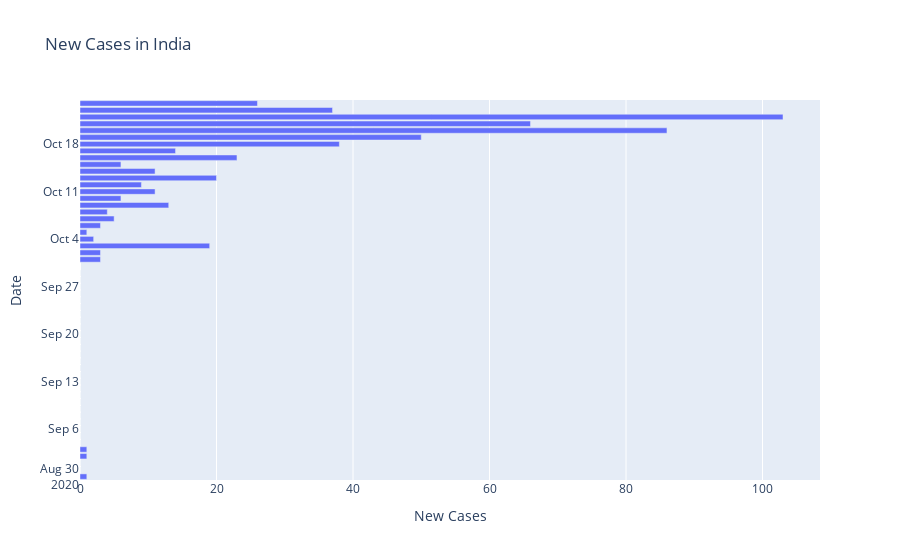

Here is the notebook cell this chart was saved with:
### Code cell
import plotly.express as px
pop = px.data.tips()
fig = px.bar(dbd_India, y="Date", x="New Cases",orientation="h", title='New Cases in India')
fig.show()

### Figure 1 — Plotly figure (JSON) as saved in the notebook; plotly's stock layout.template omitted (floating-point values rounded to 4 significant figures)
{"data": [{"alignmentgroup": "True", "hovertemplate": "New Cases=%{x}<br>Date=%{y}<extra></extra>", "legendgroup": "", "marker": {"color": "#636efa"}, "name": "", "offsetgroup": "", "orientation": "h", "showlegend": false, "textposition": "auto", "type": "bar", "x": [1, 0, 0, 1, 1, 0, 0, 0, 0, 0, 0, 0, 0, 0, 0, 0, 0, 0, 0, 0, 0, 0, 0, 0, 0, 0, 0, 0, 0, 0, 0, 0, 3, 3, 19, 2, 1, 3, 5, 4, 13, 6, 11, 9, 20, 11, 6, 23, 14, 38, 50, 86, 66, 103, 37, 26], "xaxis": "x", "y": ["2020-08-30T00:00:00", "2020-08-31T00:00:00", "2020-09-01T00:00:00", "2020-09-02T00:00:00", "2020-09-03T00:00:00", "2020-09-04T00:00:00", "2020-09-05T00:00:00", "2020-09-06T00:00:00", "2020-09-07T00:00:00", "2020-09-08T00:00:00", "2020-09-09T00:00:00", "2020-09-10T00:00:00", "2020-09-11T00:00:00", "2020-09-12T00:00:00", "2020-09-13T00:00:00", "2020-09-14T00:00:00", "2020-09-15T00:00:00", "2020-09-15T00:00:00", "2020-09-16T00:00:00", "2020-09-17T00:00:00", "2020-09-18T00:00:00", "2020-09-19T00:00:00", "2020-09-20T00:00:00", "2020-09-21T00:00:00", "2020-09-22T00:00:00", "2020-09-23T00:00:00", "2020-09-24T00:00:00", "2020-09-25T00:00:00", "2020-09-26T00:00:00", "2020-09-27T00:00:00", "2020-09-28T00:00:00", "2020-09-29T00:00:00", "2020-10-01T00:00:00", "2020-10-02T00:00:00", "2020-10-03T00:00:00", "2020-10-04T00:00:00", "2020-10-05T00:00:00", "2020-10-06T00:00:00", "2020-10-07T00:00:00", "2020-10-08T00:00:00", "2020-10-09T00:00:00", "2020-10-10T00:00:00", "2020-10-11T00:00:00", "2020-10-12T00:00:00", "2020-10-13T00:00:00", "2020-10-14T00:00:00", "2020-10-15T00:00:00", "2020-10-16T00:00:00", "2020-10-17T00:00:00", "2020-10-18T00:00:00", "2020-10-19T00:00:00", "2020-10-20T00:00:00", "2020-10-21T00:00:00", "2020-10-22T00:00:00", "2020-10-23T00:00:00", "2020-10-24T00:00:00"], "yaxis": "y"}], "layout": {"barmode": "relative", "legend": {"tracegroupgap": 0}, "title": {"text": "New Cases in India"}, "xaxis": {"anchor": "y", "domain": [0, 1], "title": {"text": "New Cases"}}, "yaxis": {"anchor": "x", "domain": [0, 1], "title": {"text": "Date"}}}}
